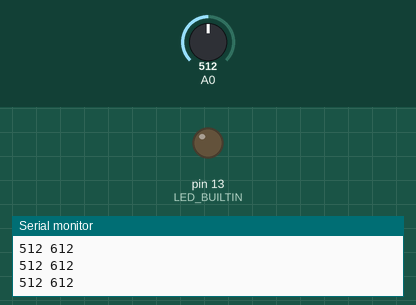
Simulated run of this sketch. Board: Arduino Uno, built with avr-gcc and run on an emulated ATmega328P. Shown: output pins drawn as LEDs (lit = HIGH), the last lines printed to the serial monitor. The inputs (shaded band) are chosen by the test bench; at power-on: A0 = 512.

Above: at 1.2 s.
1.3 s: A0 set to 605
4.3 s: A0 set to 629
At 5.1 s:
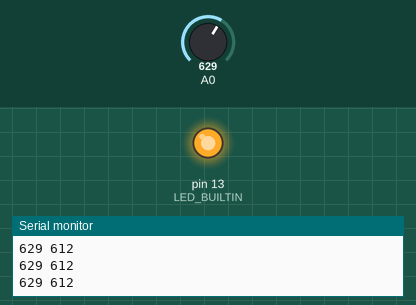
5.8 s: A0 set to 511
At 7.0 s:
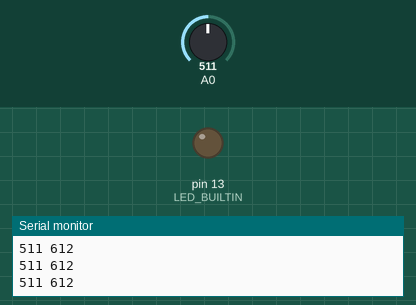
7.3 s: A0 set to 716
At 8.6 s:
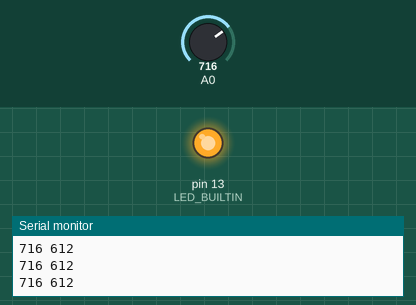
Timing chart, 0 to 9.8 s (numbered marks = the images above; inputs shaded):
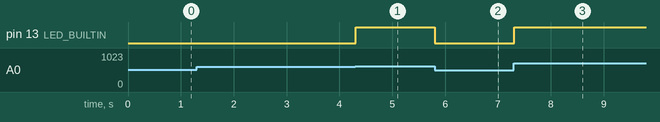

The sketch:

fromdarktolight2022.ino
```cpp
// Esperimento

// 1) carica lo sketch seguente

// 2) costruisci lo schema elettrico come mostrato a lavagna (oppure  https://www.tinkercad.com/things/cjDZhyVCYh9 )

// 3) nel software apri il Serial Monitor e osserva i valori letti

// 4) avvicina la mano al fotoresistore, allontanala e osserva i valori che cambiano

// 5) apri il Serial Plotter e osserva i valori nel grafico

// 6) avvicina la mano al fotoresistore, allontanala e osserva i valori che cambiano nel grafico; simula il passaggio di un "muone"

// 7) descrivi come funziona lo schema elettrico o fai ricerca con parole chiave "legge di Ohm" e "partitore resistivo" o chiedi aiuto al profe

// 8) leggi lo sketch e descrivi come funziona o chiedi aiuto al profe; a cosa serve la soglia?

int x = 0;    // | Definisco una variabile x intera e la inizializzo a zero, essa conterrà |

              // | un numero tra 0 e 1023 in quanto Arduino converte il voltaggio          |

              // | in ingresso sul pin analogico in un numero intero a 10 bit.             |

int soglia = 0;    // | Definisco "soglia" e la inizializzo a zero, |

                   // | serve per la struttura di controllo "if".   |

void setup(){

  Serial.begin(9600);   // | Inizializzo la comunicazione seriale tra Arduino e PC:         |

                        // | uso Monitor Seriale o Plotter Seriale per visualizzare i dati. |


  x = analogRead(A0);    // | Qui avviene la misura del voltaggio dal pin analogico A0, |

                         // | la sua conversione e assegnazione alla variabile x.


  soglia = x + 100;      // | Autoimpostazione del valore di soglia. |


  pinMode(LED_BUILTIN, OUTPUT);  // | Per attivare LED integrato nella scheda. |

}


void loop(){

  x = analogRead(A0);    // | La prima cosa ad ogni ciclo è misurare il voltaggio, |

                         // | convertirlo e assegnarlo alla variabile x.           |

  Serial.print(x);     // | Arduino invia tramite comunicazione seriale il dato x     |

                       // | e posso visualizzarlo grazie al Monitor Seriale o al      |

                       // | Plotter Seriale che trovo alla voce "Strumenti" del menù. |

  Serial.print(" "); Serial.println(soglia);  // | Invia uno spazio vuoto e poi "soglia" |


  if (x > soglia) {                  // | Struttura di controllo per cui se x supera "soglia"  |

    digitalWrite(LED_BUILTIN, HIGH); // | allora il LED che si trova al pin digitale 13        |

  }else{                             // | si accende, altrimenti si spegne. "HIGH" = 1 cioè    |

    digitalWrite(LED_BUILTIN, LOW);  // | VCC cinque volt e "LOW" = 0 cioè GND o messa a terra |

  }

  delay(10); // | Istruzione bloccante, se i dati sono veloci aumentare (unità in millisecondi). |

}

// Fonte per partitore con fotoresistore: https://www.youtube.com/watch?v=m9kkf-XXQVU
```

Measured:
- the behaviour switches between 612 and 613 on A0 (found by bisection; images 0 and 1)
- after the input at 4.3 s, pin 13 (LED_BUILTIN): LOW → HIGH at once
- after the input at 5.8 s, pin 13 (LED_BUILTIN): HIGH → LOW at once
- after the input at 7.3 s, pin 13 (LED_BUILTIN): LOW → HIGH at once
